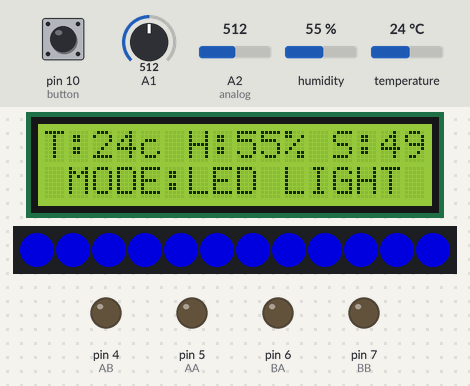
The sketch below on a simulated Arduino Uno, built with avr-gcc and run on an emulated ATmega328P. Parts: 16×2 character LCD, 12 RGB LEDs in strip order, left to right, output pins drawn as LEDs (lit = HIGH). Dashed ring = blinking. The test bench sets the inputs (shaded band); at power-on: humidity 55 %, pin 10 (button) HIGH, A1 = 512, A2 (analog) = 512, temperature 24 °C. Dim RGB values are drawn brighter than linear.

Above: at 1.2 s.
1.3 s: humidity set to 68 %
At 3.3 s:
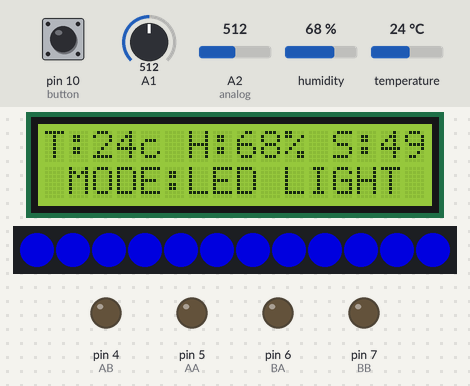
3.6 s: humidity set to 71 %
At 5.4 s:
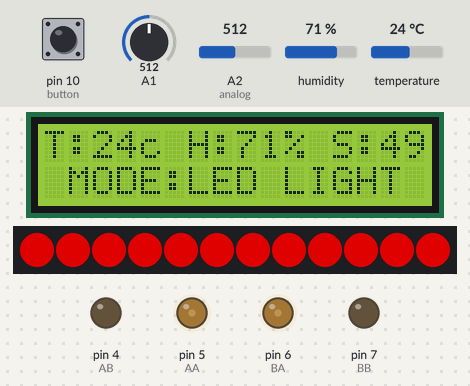
5.7 s: pin 10 (button) pulled LOW for 3.2 s
At 6.7 s:
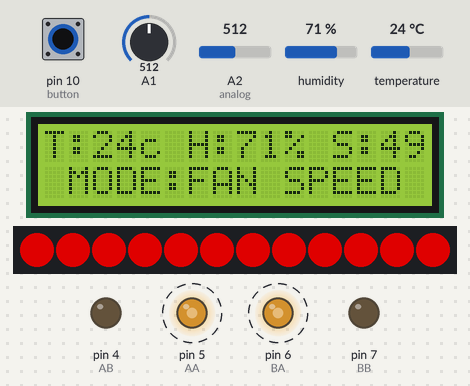
10.5 s: A1 set to 716
At 11.3 s:
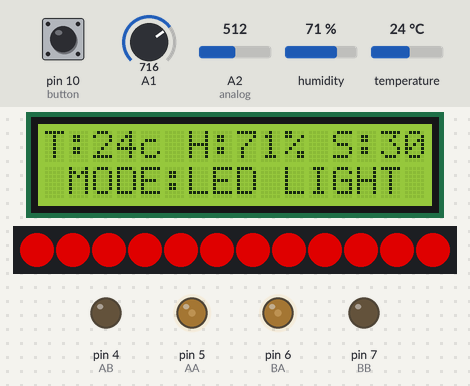
12.0 s: A2 (analog) set to 716
13.5 s: pin 10 (button) pulled LOW for 0.15 s
At 15.0 s:
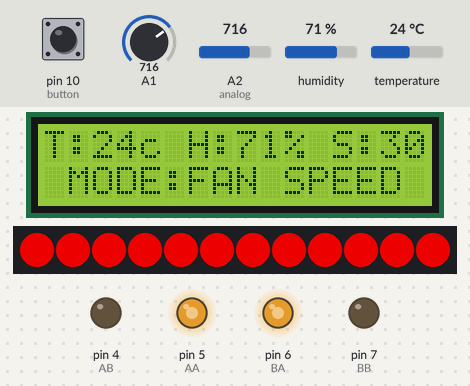
Timing chart, 0 to 16.5 s (numbered marks = the images above; inputs shaded):
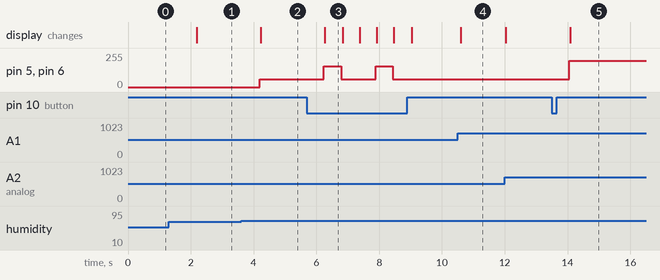

Measured:
- the behaviour switches between 69 and 70 % on humidity (found by bisection; images 1 and 2)
- after the input at 1.3 s, the display: changes after 0.88 s (image 1)
- after the input at 3.6 s, pin 5 (AA), pin 6 (BA): 0/255 → 60/255 after 0.60 s; the display: changes after 0.63 s (image 2)
- after the input at 5.7 s, pin 5 (AA), pin 6 (BA): alternates 157/255 for 0.56 s and 60/255 for 1.1 s, 4 changes in all, then stays 60/255, starting after 0.53 s; the display: changes after 0.57 s (image 3)
- after the input at 10.5 s, the display: changes after 0.09 s (image 4)
- after the input at 13.5 s, pin 5 (AA), pin 6 (BA): 60/255 → 196/255 after 0.55 s; the display: changes after 0.59 s (image 5)
- what the display in image 3 shows lasts 0.5 s, from 6.3 s to 6.8 s

The sketch:

smartFarm.ino
```cpp
#include <DHT.h>
#include <Wire.h>
#include <LiquidCrystal_I2C.h>
#include <Adafruit_NeoPixel.h>
#include <SoftwareSerial.h>

#define BT_RXD 3      // 블루투스 recevice
#define BT_TXD 2      // 블루투스 transfer

#define analog A2     // analog A2번 포트 심볼릭 상수
#define button 10     // digital 10번 포트 심볼릭 상수

#define P_len 12      // NeoPixel LED 갯수
#define P_LED 9       // digital 9번 포트 심볼릭 상수

#define DHTPIN A0     // LCD포트 (analog A0번) 심볼릭 상수
#define DHTTYPE DHT11 // LCD 타입

#define AA 5          // 팬 (digital 5번) 심볼릭 상수
#define AB 4          // 팬 (digital 4번) 심볼릭 상수
#define BA 6          // 팬 (digital 6번) 심볼릭 상수
#define BB 7          // 팬 (digital 7번) 심볼릭 상수

int cnt = 0;                    // 버튼 클릭 횟수 관리 변수
int r = 0, g = 0, b = 255;      // rgb값 변경 시 사용하는 변수

float fMax_hum = 70.0, fMax_temp = 30.0;  // 적정최대습도, 적정최대온도 변수

char bt_input, buf[80];       // 블루투스 input받는 변수, 디스플레이 출력 시 사용할 버퍼 함수

bool ON_FLAG = true;          // 팬 ON/OFF를 제어할 bool 함수

DHT dht (DHTPIN, DHTTYPE);
LiquidCrystal_I2C lcd(0x27, 16, 2);
SoftwareSerial bluetooth(BT_TXD, BT_RXD);
Adafruit_NeoPixel RGB_LED = Adafruit_NeoPixel(P_len, P_LED, NEO_GRB);

void setup() {
  lcd.init();
  Fan_init();
  dht.begin();
  NeoPixel_init();

  pinMode(button, INPUT_PULLUP);

  Serial.begin(9600);
  bluetooth.begin(9600);
}

void loop() {
  int Soil_moisture = map(analogRead(A1), 1023, 0, 0, 100);
  float hum = dht.readHumidity();
  float temp = dht.readTemperature();

  int val = map(analogRead(analog), 0, 1023, 60, 255);
  int d_sig = digitalRead(button);

  if (d_sig == 0) {
    cnt++;
    if (cnt == 3) {
      cnt = 0;
    }
    delay(500);
  }

  if (cnt == 0) {
    RGB_LED.setBrightness(val);
    LED_Light(hum, temp);

    ON_FLAG = true;
  }
  else if (cnt == 1) {
    LED_Light(hum, temp);

    ON_FLAG = true;
  }
  else if (cnt == 2) {
    if (bluetooth.available() < 2) {
      bt_input = bluetooth.read();
    }
    else {
      r = bluetooth.read();
      g = bluetooth.read();
      b = bluetooth.read();
    }

    bluetooth.flush();

    if (bt_input == 'A') {
      RGB_LED.setBrightness(60);
    }
    else if (bt_input == 'B') {
      RGB_LED.setBrightness(0);
    }
    else if (bt_input == 'C') {
      ON_FLAG = true;
    }
    else if (bt_input == 'D') {
      ON_FLAG = false;
    }
    else {
      RGB_Color(RGB_LED.Color(r, g, b), 0);
    }
  }

  if (hum >= fMax_hum && ON_FLAG) {
    FanON(cnt, val);
  }
  else {
    FanOFF();
  }

  bluetooth.print(String((int)temp));
  bluetooth.print(",");
  bluetooth.print(String((int)hum));
  bluetooth.print(",");

  Display(hum, temp, Soil_moisture, cnt);
}

void Fan_init() {
  pinMode(AA, OUTPUT);
  pinMode(AB, OUTPUT);
  pinMode(BA, OUTPUT);
  pinMode(BB, OUTPUT);
}

void NeoPixel_init() {
  RGB_LED.begin();
  RGB_LED.setBrightness(10);
  RGB_LED.clear();
}

void RGB_Color(float c, int wait) {
  for (int i = 0; i < RGB_LED.numPixels(); i++) {
    RGB_LED.setPixelColor(i, c);
    RGB_LED.show();
    delay(wait);
  }
}

void Display(float hum, float temp, int Soil_moisture, int cnt) {
  lcd.backlight();
  sprintf(buf, "T:%02dc H:%02d%% S:%02d", (int)temp, (int)hum, Soil_moisture);
  lcd.setCursor(0, 0);
  lcd.print(buf);

  if(cnt == 0) {
    lcd.setCursor(1, 1);
    lcd.print("MODE:LED LIGHT");
  }
  else if (cnt == 1) {
    lcd.setCursor(1, 1);
    lcd.print("MODE:FAN SPEED");
  }
  else if (cnt == 2) {
    lcd.setCursor(1, 1);
    lcd.print("MODE:Bluetooth");
  }
}

void FanON(int cnt, int val) {
  if (cnt == 1) {
    analogWrite(AA, val);
    digitalWrite(AB, LOW);
    analogWrite(BA, val);
    digitalWrite(BB, LOW);
  }
  else {
    analogWrite(AA, 60);
    digitalWrite(AB, LOW);
    analogWrite(BA, 60);
    digitalWrite(BB, LOW);
  }
}

void FanOFF() {
  digitalWrite(AA, LOW);
  digitalWrite(AB, LOW);
  digitalWrite(BA, LOW);
  digitalWrite(BB, LOW);
}

void LED_Light(float hum, float temp) {
  if (((int)hum > 30 && (int)hum < 70) && ((int)temp > 21 && (int)temp < 26)) {
    RGB_Color(RGB_LED.Color(0, 0, 255), 0);
  }
  else {
    RGB_Color(RGB_LED.Color(255, 0, 0), 0);
  }
}
```
